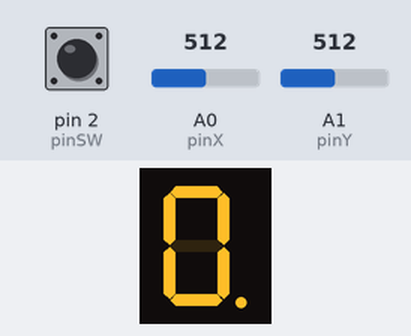
Recording of a sketch running on a simulated Arduino Uno, built with avr-gcc and run on an emulated ATmega328P. Shown: 1-digit seven-segment display. Wiring (inferred from the names in the program): 1-digit 7-segment display, segments lit when LOW: segments pin 5, pin 6, pin 7, pin 8, pin 9, pin 10, pin 11, pin 4. Inputs (shaded band) come from the test bench; at power-on: A1 (pinY) = 512, pin 2 (pinSW) HIGH, A0 (pinX) = 512. The segment pins are drawn as the display they are named for.

Above: at 0.88 s.
1.3 s: A1 (pinY) set to 390
At 1.88 s:
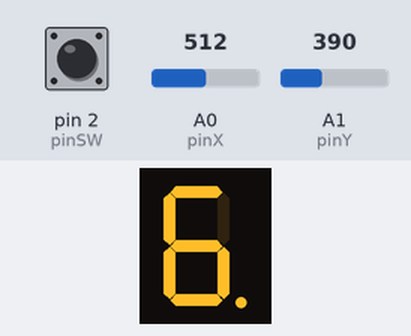
3.2 s: pin 2 (pinSW) pulled LOW for 0.15 s
3.9 s: A1 (pinY) set to 610
Timing chart, 0 to 6.9 s (numbered marks = the images above; inputs shaded):
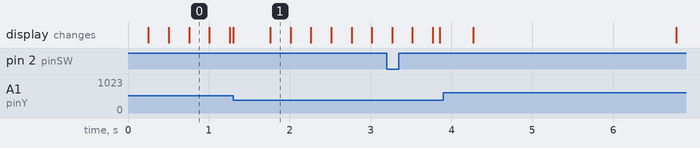

The sketch:

Homework_3.ino
```cpp
// declare all the joystick pins
const int pinSW = 2; // digital pin connected to switch output
const int pinX = A0; // A0 - analog pin connected to X output
const int pinY = A1; // A1 - analog pin connected to Y output

// declare all the segments pins
const int pinA = 4;
const int pinB = 5;
const int pinC = 6;
const int pinD = 7;
const int pinE = 8;
const int pinF = 9;
const int pinG = 10;
const int pinDP = 11;

volatile byte stateA = LOW;
volatile byte stateB = LOW;
volatile byte stateC = LOW;
volatile byte stateD = LOW;
volatile byte stateE = LOW;
volatile byte stateF = LOW;
volatile byte stateG = LOW;
volatile byte stateDP = LOW;

const int segSize = 8;
int index = 0;

// modify if you have common anode
bool commonAnode = false;
const int noOfDigits = 10;
byte state = HIGH;
byte dpState = LOW;
byte swState = LOW;
byte lastSwState = LOW;
byte tempState = HIGH;
int xValue = 0;
int yValue = 0;

// blinking sequence
long timeToBlink = 0;

bool joyMoved = false;
int digit = 0;
int minThreshold = 400;
int maxThreshold = 600;

int segments[segSize] = {
  pinA, pinB, pinC, pinD, pinE, pinF, pinG, pinDP
};

int states[segSize] = {
  stateA, stateB, stateC, stateD, stateE, stateF, stateG, stateDP
};

// phase 1
int currLed = segments[segSize - 1];
int timeToReset = 3000;
long dpStateDebounceTime = 0;

// phase 2
int currPos = 0;
long timeToStateTwo = 500;
volatile byte boolPhaseTwo = 0;
volatile byte wasInPhaseTwo = 0;

void setup() {
  // initialize all the pins
  for (int i = 0; i < segSize; i++) {
    pinMode(segments[i], OUTPUT);
    states[i] = LOW;
  }
  pinMode(pinSW, INPUT_PULLUP);
  if (commonAnode == true) {
    state = !state;
  }

  Serial.begin(9600);
}

void loop() {
  // y axys for left and right. x axys for up and down
  xValue = analogRead(pinX);
  yValue = analogRead(pinY);
  swState = digitalRead(pinSW);

  // blinks
  blink(currLed);

  // start of phase 1
  if (boolPhaseTwo == 0) {
    // PHASE 1 - THE MOVING

    // LEFT AND RIGHT
    // -- LEFT
    if (yValue < minThreshold && joyMoved == false) {
      if(currLed == pinA || currLed == pinB) {
        stopBlinking(currLed);
        currLed = pinF;
      }
      else if (currLed == pinC || currLed == pinD) {
        stopBlinking(currLed);
        currLed = pinE;
      }
      else if (currLed == pinDP) {
        stopBlinking(currLed);
        currLed = pinC;
      }

      joyMoved = true;
    }

    // -- RIGHT
    if (yValue > maxThreshold && joyMoved == false) {
      stopBlinking(currLed);
      if(currLed == pinA || currLed == pinF) {
        stopBlinking(currLed);
        currLed = pinB;
      }
      else if (currLed == pinD || currLed == pinE) {
        stopBlinking(currLed);
        currLed = pinC;
      }
      else if (currLed == pinC) {
        stopBlinking(currLed);
        currLed = pinDP;
      }

      joyMoved = true;
    }

    // UP AND DOWN
    // -- DOWN
    if (xValue < minThreshold && joyMoved == false) {
      if(currLed == pinA || currLed == pinB || currLed == pinF) {
        stopBlinking(currLed);
        currLed = pinG;
      }
      else if (currLed == pinC || currLed == pinE || currLed == pinG) {
        stopBlinking(currLed);
        currLed = pinD;
      }

      joyMoved = true;
    }

    // -- UP
    if (xValue > maxThreshold && joyMoved == false) {
      if(currLed == pinB || currLed == pinF || currLed == pinG) {
        stopBlinking(currLed);
        currLed = pinA;
      }
      else if (currLed == pinC || currLed == pinD || currLed == pinE) {
        stopBlinking(currLed);
        currLed = pinG;
      }

      joyMoved = true;
    }

    // END MOVE
    if ((xValue >= minThreshold && xValue <= maxThreshold) && (yValue >= minThreshold && yValue <= maxThreshold)) {
      joyMoved = false;
    }
  }

  // PHASE 1 - THE RESET
  if (swState != lastSwState) {
    dpStateDebounceTime = millis();
    if (swState == LOW) {
      dpState = !dpState; // pinDP initially is OFF
    }
  }

  // check if phase 2 starts - .5s press
  if ((millis() - dpStateDebounceTime) > timeToStateTwo && dpState == HIGH) {
    // start phase 2
    boolPhaseTwo = 1; // phase 2
    if (wasInPhaseTwo == 1) {
      boolPhaseTwo = 0; // phase 1
      wasInPhaseTwo = 0;
    }

    // reset - 3s press
    if ((millis() - dpStateDebounceTime) > timeToReset && dpState == HIGH) {
      stopBlinking(currLed);
      currLed = pinDP;
      dpState = !dpState;

      // switch to phase 1
      boolPhaseTwo = 0;
    }
  }

  // PHASE 2 - THE SWITCHING
  if (boolPhaseTwo == 1) {
    wasInPhaseTwo = 1;
    /* for (int i = 0; i < segSize; i++) {
      /* if (currLed == segments[i]) {
        currPos = i;
      }
      states[i] = HIGH;
    } */

    // assign current position
    /* states[currPos] = !states[currPos];
    digitalWrite(currLed, currPos); */

    /* for (int i = 0; i < segSize; i++) {
      digitalWrite(segments[i], states[i]);
    } */

      // UP - TURN LED ON OR OFF
      // -- TURN ON LED
      if (xValue > maxThreshold && joyMoved == false) {
        // FIND the position of the current led
        for (int i = 0; i < segSize; i++) {
          if (currLed == segments[i]) {
            currPos = i;
          }
        }

        // change its state
        digitalWrite(segments[currLed], states[currPos]);

        joyMoved = true;
      }

      // END MOVE
      if (xValue >= minThreshold && xValue <= maxThreshold) {
        joyMoved = false;
      }
      /* stopBlinking(currLed);
      currLed = pinDP;
      dpState = !dpState; */
    }


  lastSwState = swState;
  delay(1);
}

// blinks every 250ms
void blink(int led) {
  int blinkPause = 250;

  if (millis() - timeToBlink > blinkPause) {
    digitalWrite(led, tempState);
    tempState = !tempState;
    timeToBlink = millis();
  }
}

// stops blinking
void stopBlinking(int led) {
  digitalWrite(led, LOW);
}
```
